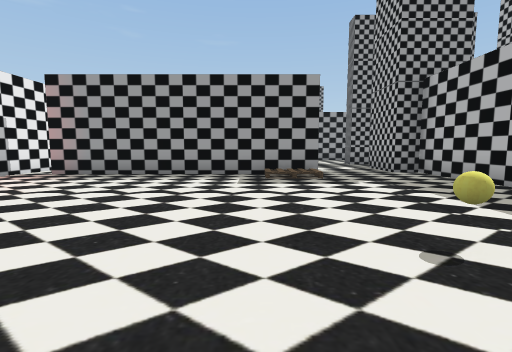
view 1 (above)

24 first-person views from a walk through a Unity game level. The camera is 1.5 m above the floor, tilts 6° down and sees 85° across. The floor is counted in squares, 2 m on a side. Each view is taken from the middle of a square. On the plan, view 1 faces up. The plan holds only what a view shows up to about 10 squares ahead; the rest is blank. The place goes on beyond the plan. The player is left out. Door leaves are left out, so doorways stand open. Some surface patterns are stand-ins.

view 2
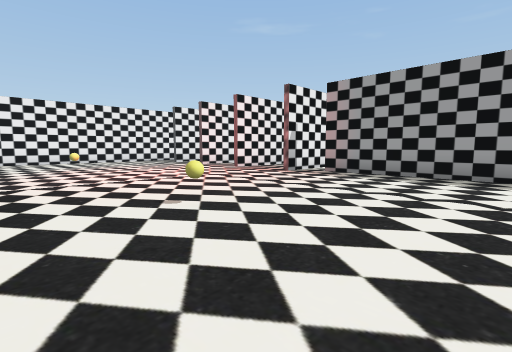

view 3
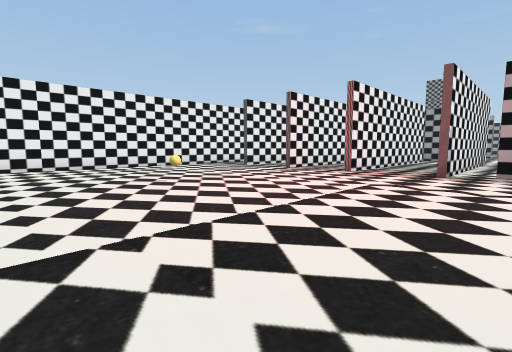

view 4
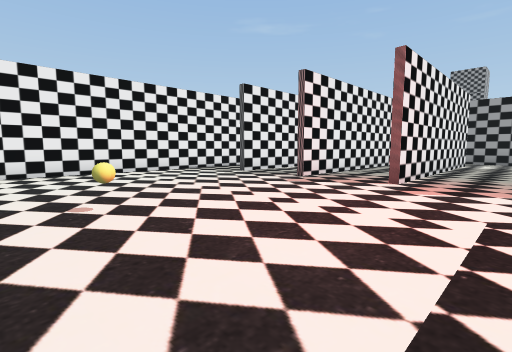

view 5
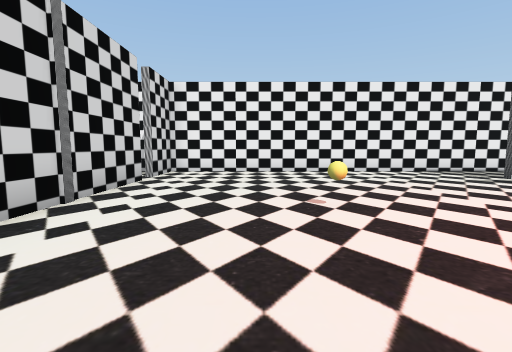

view 6
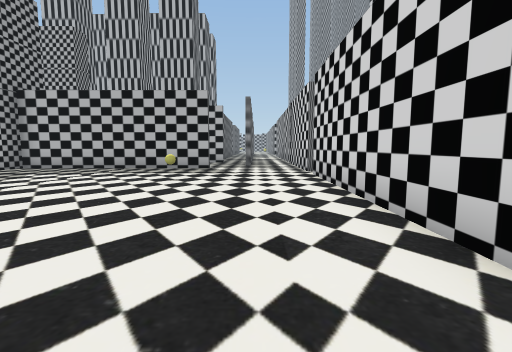

view 7
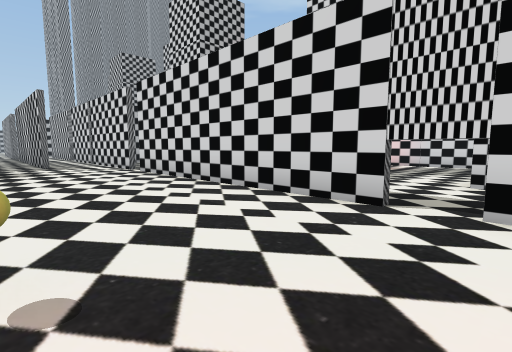

view 8
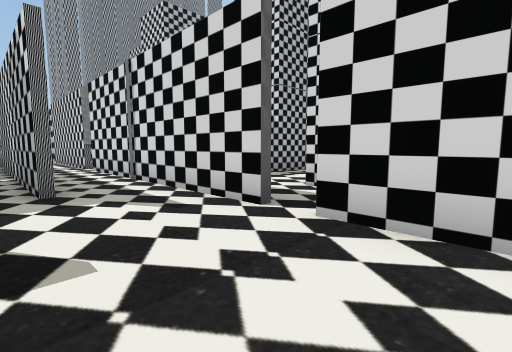

view 9
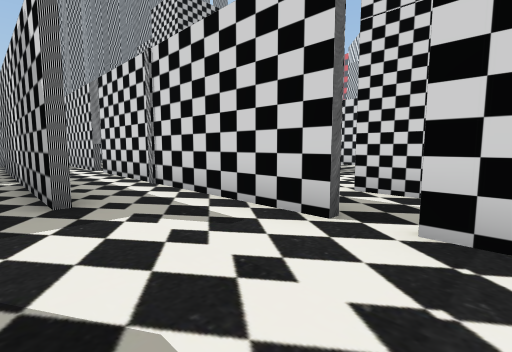

view 10
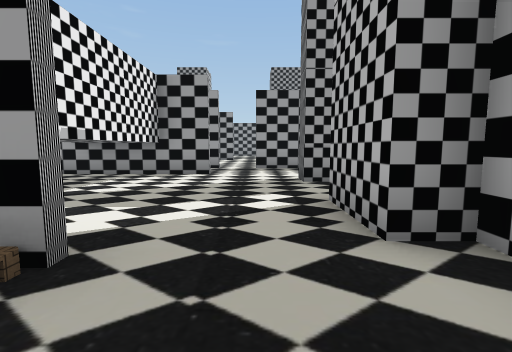

view 11
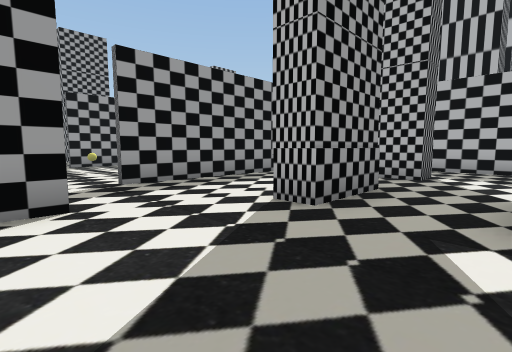

view 12
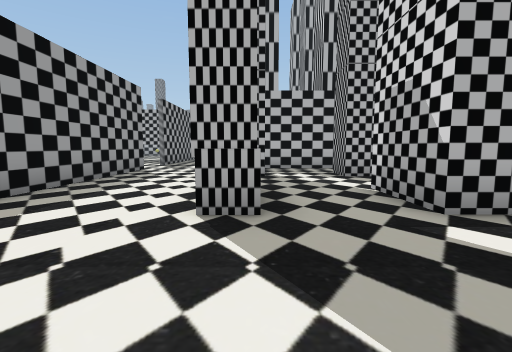

view 13
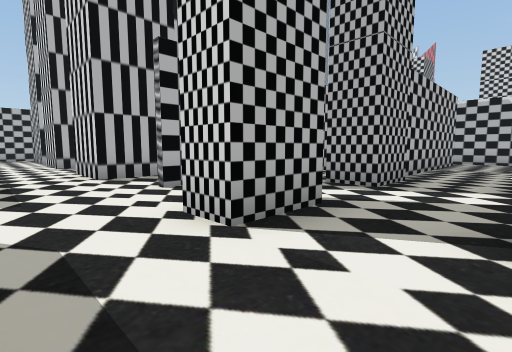

view 14
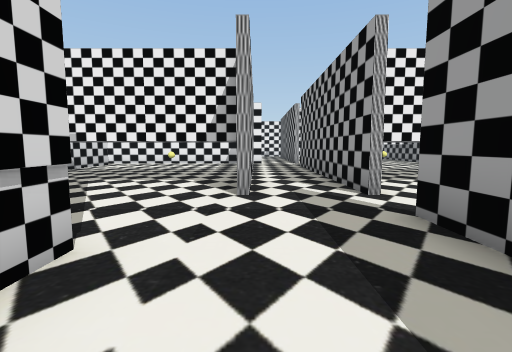

view 15
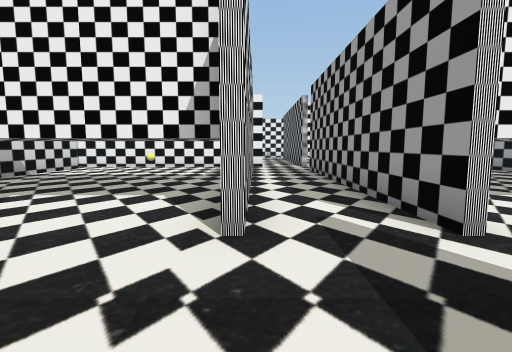

view 16
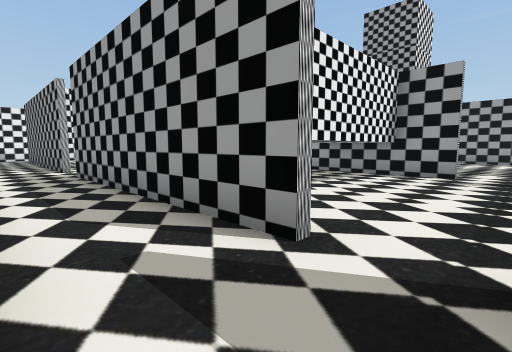

view 17
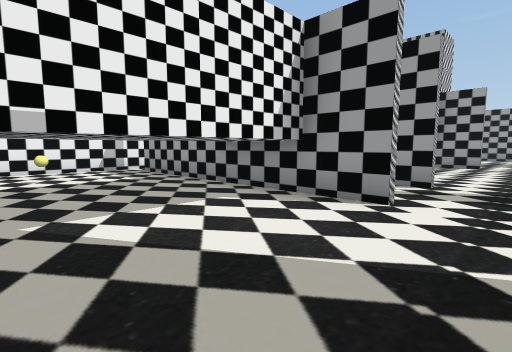

view 18
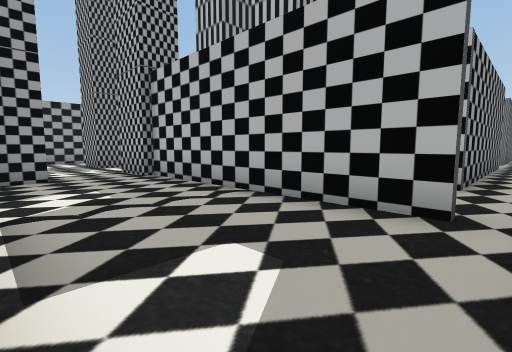

view 19
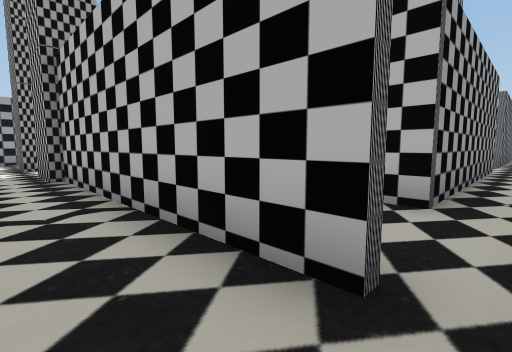

view 20
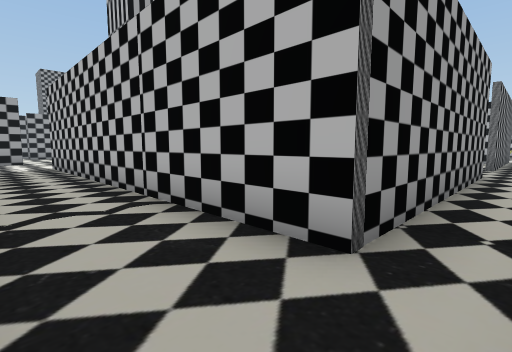

view 21
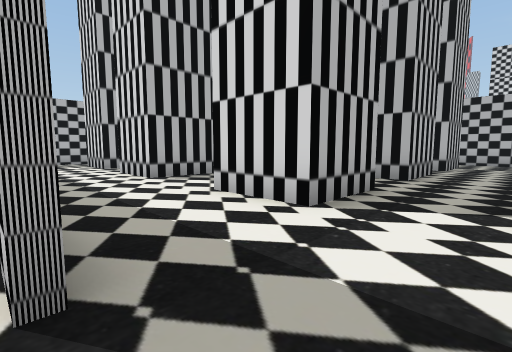

view 22
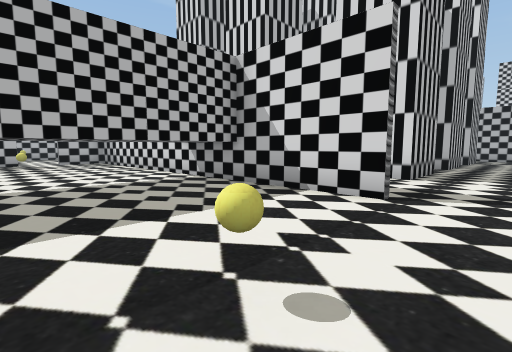

view 23
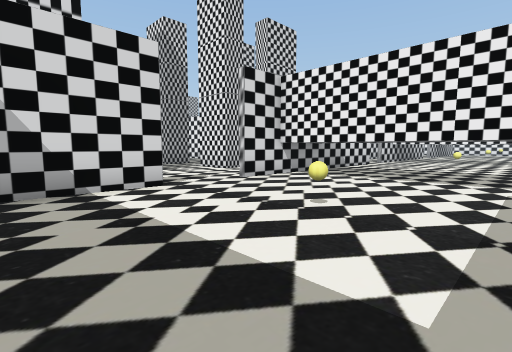

view 24
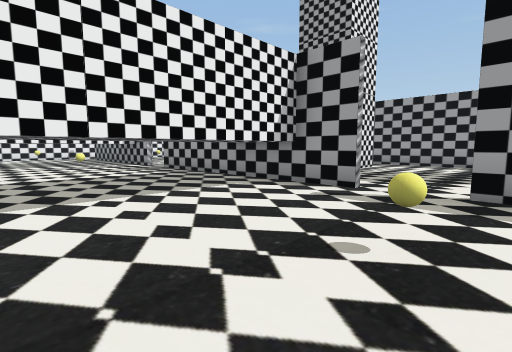

### Floor plan
Points are (right, up) in squares from view 1. A wall is a line through its corners. A room is listed if a view was taken in it or the views show most of it. See-through windows are left out.
Room 1 (views 1, 2, 3, 4, 5, 6, 7, 8, 9, 10, 18)
walls: (-6.5, 8.4) (-6.5, 6.9); (-6, -1.6) (2.8, -1.6); (1.8, 7.7) (-5.6, 7.7); (-11.2, 11) (-11.2, 6.9); (-13.4, 8.9) (-13.4, 6.9); (-13.2, -1.6) (-9.8, -1.6); (4.8, 1.6) (4.8, 8.2) (4, 8.2); (3.4, -1.6) (13.6, -1.6); (-8.9, 13.4) (-8.9, 6.9); (-15.5, 8.6) (-15.5, -1.6) (-13.9, -1.6); (-6.6, 15.7) (-9.5, 15.7)
ways out: opening at (-7, 15) to room 2; opening at (-6, 8) to room 2; opening at (2.5, 8) to room 2; opening at (6, 1) to room 3; opening at (3, -2) to room 6; gap at (-13.5, -2); gap at (-6, -2); gap at (11.5, -2)
objects: yellow ball (-10, 2); yellow ball (-4, 2); yellow ball (2, 2)
Room 2 (views 11, 12, 13, 14, 15, 16, 17)
walls: (1.8, 13.7) (-5.6, 13.7); (-3.5, 13.9) (1.8, 13.9); (1.8, 15.7) (-5.1, 15.7); (4, 8.2) (4, 9.9) (6.1, 9.9); (6.1, 12) (4, 12) (4, 12.7) (4.6, 12.7); (-6.5, 14.1) (-6.5, 8.4); (-5.6, 7.9) (-2.6, 7.9); (8, 11.8) (8, 13.4) (8.8, 13.4); (9.4, 15.7) (3, 15.7)
ways out: opening at (-7, 15) to room 1; opening at (-6, 8) to room 1; opening at (2.5, 8) to room 1; opening at (7, 11) to room 3; opening at (-6, 16) to room 5; opening at (2.5, 16) to room 5; opening at (8.5, 14.5)
objects: other object (-4, 11)
Room 3 (view 19)
walls: (8, 8.1) (8, 9.7) (9.2, 9.7); (6.1, 8.2) (5.2, 8.2); (8.3, 1.5) (8.3, 8.2); (5.9, 0.4) (8.4, 0.4); (8.9, 11.8) (8, 11.8)
ways out: opening at (6, 1) to room 1; opening at (7, 11) to room 2; opening at (8, 1) to room 4; opening at (8.5, 10.5) to room 4
Room 4 (view 20)
walls: (8.4, 0.4) (13.4, 0.4); (17.6, 1.9) (10.8, 1.9) (10.8, 12.6)
ways out: opening at (8, 1) to room 3; opening at (8.5, 10.5) to room 3; opening at (10, 12); opening at (16.5, 1)
Room 5 (views 21, 22, 23, 24)
walls: (1.8, 21.9) (-5.4, 21.9); (3.9, 21.9) (3.4, 21.9); (5.9, 15.9) (10.4, 15.9); (12.4, 15.9) (18.5, 15.9)
ways out: opening at (-6, 16) to room 2; opening at (2.5, 16) to room 2; opening at (2.5, 22); opening at (11.5, 16)
objects: other object (-5, 19); yellow ball (3, 19); yellow ball (12, 19)
Room 6 (no view inside)
walls: (3.1, -3.5) (4.2, -3.5)
ways out: opening at (3, -2) to room 1; opening at (4, -3)

Where each view was taken, in squares from view 1:
view 1: 0 up, 0 right, facing up
view 2: 0 up, 1 left, facing up-left
view 3: 1 down, 5 left, facing up-left
view 4: 1 up, 7 left, facing up-left
view 5: 1 up, 7 left, facing left
view 6: 0 up, 5 left, facing right
view 7: 2 up, 6 left, facing down-right
view 8: 1 up, 1 right, facing down-right
view 9: 1 up, 2 right, facing down-right
view 10: 6 up, 3 right, facing up
view 11: 10 up, 1 right, facing up-right
view 12: 12 up, 1 right, facing right
view 13: 15 up, 6 right, facing down-right
view 14: 14 up, 6 right, facing left
view 15: 14 up, 4 right, facing left
view 16: 14 up, 3 right, facing up-left
view 17: 10 up, 3 right, facing up-left
view 18: 1 up, 5 right, facing up-right
view 19: 1 up, 7 right, facing up-right
view 20: 1 up, 9 right, facing up-right
view 21: 16 up, 11 right, facing down-right
view 22: 20 up, 11 right, facing down-right
view 23: 21 up, 15 right, facing down-left
view 24: 17 up, 4 right, facing up-left
